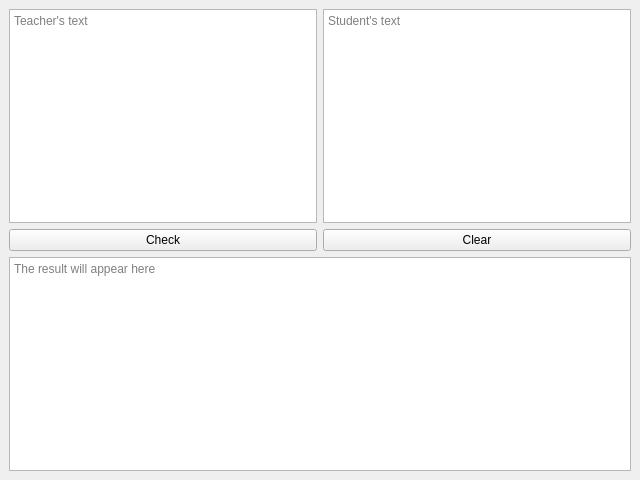
<?xml version="1.0" encoding="UTF-8"?>
<ui version="4.0">
 <class>MainWindow</class>
 <widget class="QMainWindow" name="MainWindow">
  <property name="geometry">
   <rect>
    <x>0</x>
    <y>0</y>
    <width>640</width>
    <height>480</height>
   </rect>
  </property>
  <property name="minimumSize">
   <size>
    <width>400</width>
    <height>300</height>
   </size>
  </property>
  <property name="windowTitle">
   <string>shprote GUI</string>
  </property>
  <widget class="QWidget" name="centralwidget">
   <layout class="QGridLayout" name="gridLayout_4">
    <property name="leftMargin">
     <number>9</number>
    </property>
    <property name="topMargin">
     <number>9</number>
    </property>
    <property name="rightMargin">
     <number>9</number>
    </property>
    <property name="bottomMargin">
     <number>9</number>
    </property>
    <property name="spacing">
     <number>6</number>
    </property>
    <item row="0" column="0">
     <layout class="QGridLayout" name="UIgridLayout">
      <item row="0" column="1">
       <widget class="QPlainTextEdit" name="studentTextEdit">
        <property name="placeholderText">
         <string>Student's text</string>
        </property>
       </widget>
      </item>
      <item row="0" column="0">
       <widget class="QPlainTextEdit" name="teacherTextEdit">
        <property name="placeholderText">
         <string>Teacher's text</string>
        </property>
       </widget>
      </item>
      <item row="3" column="0" colspan="2">
       <widget class="QPlainTextEdit" name="resultTextEdit">
        <property name="readOnly">
         <bool>true</bool>
        </property>
        <property name="placeholderText">
         <string>The result will appear here</string>
        </property>
       </widget>
      </item>
      <item row="1" column="0">
       <layout class="QHBoxLayout" name="buttonsLayout"/>
      </item>
      <item row="2" column="0">
       <widget class="QPushButton" name="checkButton">
        <property name="text">
         <string>Check</string>
        </property>
       </widget>
      </item>
      <item row="2" column="1">
       <widget class="QPushButton" name="clearButton">
        <property name="text">
         <string>Clear</string>
        </property>
       </widget>
      </item>
     </layout>
    </item>
   </layout>
  </widget>
 </widget>
 <resources/>
 <connections/>
</ui>
